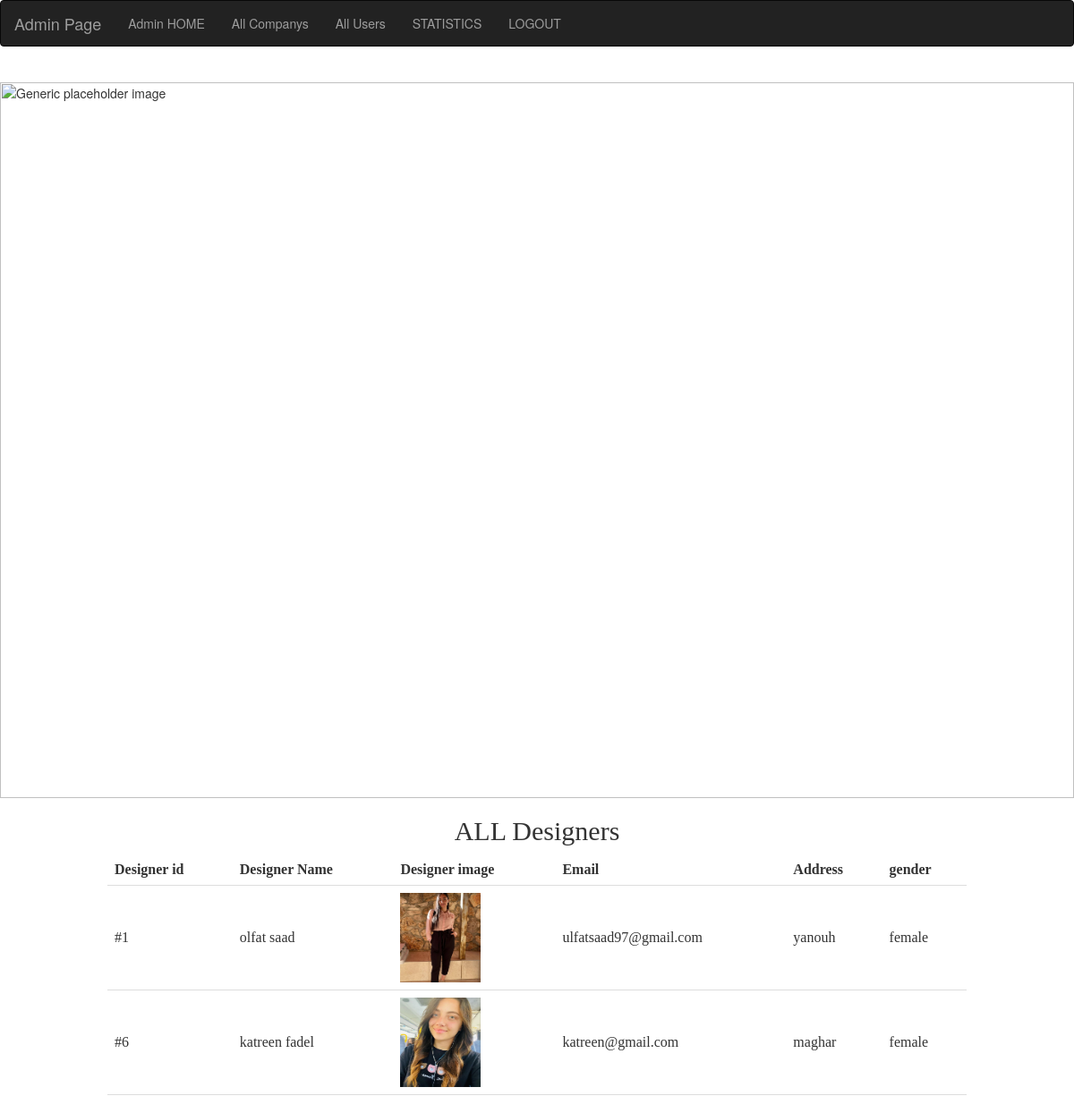
The page /allusers.php on the database its author committed.
### tables this page shows
CREATE TABLE IF NOT EXISTS `registeration` (
  `id` int(11) NOT NULL AUTO_INCREMENT,
  `fullname` varchar(50) NOT NULL,
  `email` varchar(50) NOT NULL,
  `password` varchar(30) NOT NULL,
  `address` varchar(20) NOT NULL,
  `comment` varchar(50) NOT NULL,
  `gender` varchar(10) NOT NULL,
  `image` text NOT NULL,
  PRIMARY KEY (`id`)
);

### allusers.php (the view, shortened to what this page needs)
<?php
include "connection.php";
?>
	<link rel="stylesheet" href="https://unpkg.com/purecss@2.0.6/build/pure-min.css">
	<link rel="stylesheet" href="https://maxcdn.bootstrapcdn.com/bootstrap/3.4.1/css/bootstrap.min.css">
<nav class="navbar navbar-inverse">
  <div class="container-fluid">
    <div class="navbar-header">
      <a class="navbar-brand" href="#">Admin Page</a>
    </div>
    <ul class="nav navbar-nav">
    <li><a href="admin.php">Admin HOME</a></li>
	  <li><a href="allcom.php">All Companys</a></li>
      <li><a href="allusers.php">All Users</a></li>
    <li><a href="statistics.php">STATISTICS</a></li>
      <li><a href="logout.php">LOGOUT</a></li>
    </ul>
  </div>
</nav><br>
<img class="d-flex ml-3" src="image/8" alt="Generic placeholder image" style="width:100%">
<br><center>
<h2 class="f2">ALL Designers</h2>
<table>
  <tr>
    <th>Designer id</th>
    <th>Designer Name</th>
    <th>Designer image</th>
    <th>Email</th>
    <th>Address</th>
    <th>gender</th>
</tr>
  <?php
$sql="SELECT * FROM registeration";
$result = $con->query($sql);
while ($result && $row=$result->fetch_assoc()){
    if(!($row['email']=="admin@gmail.com")){
?>
  <tr>
    <td>#<?php echo $row["id"]; ?></td>
    <td><?php echo $row["fullname"]; ?></td>
    <td>
    <img class=" tumbnail thumbnail-3" name="img" src="image/<?php echo $row["image"];?>"  width="90" height="100" /><br>
</td>
    <td><?php echo $row["email"]; ?></td>
    <td><?php echo $row["address"]; ?></td>
    <td><?php echo $row["gender"]; ?></td>
  </tr>
  <?php }} ?>
</table>
</center>

### allusers.php (style rules this page uses)
table { border-collapse: collapse; width: 80%; }
th, td { padding: 8px; text-align: left; border-bottom: 1px solid #ddd; font-family: URW Chancery L, cursive; }
.f2 { font-family:URW Chancery L, cursive; }

### rows shown on the page
registeration: id "1", fullname "olfat saad", image (picture), email "ulfatsaad97@gmail.com", address "yanouh", gender "female"
registeration: id "6", fullname "katreen fadel", image (picture), email "katreen@gmail.com", address "maghar", gender "female"
